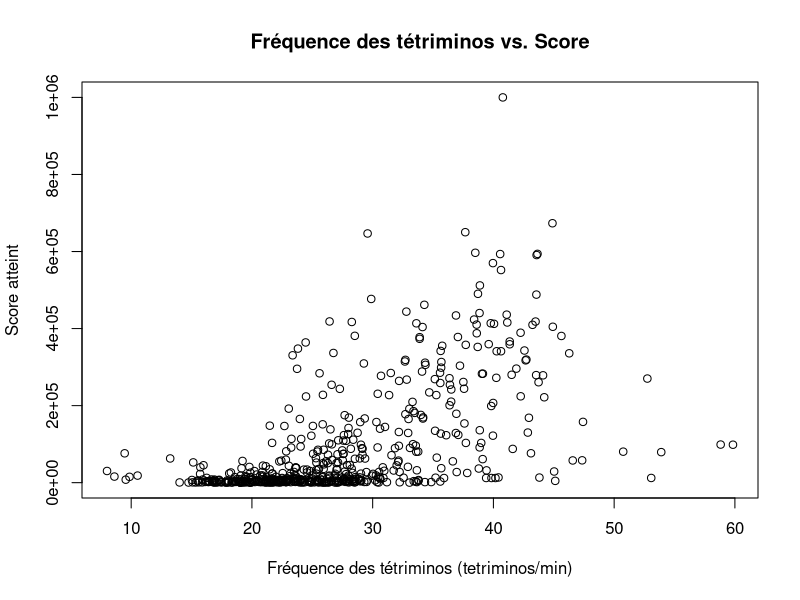

Here is the R script that generated this plot:

#
# QUESTION POSÉE AU TRAVAIL 1:
# "Y a-t-il une corrélation entre la fréquence des tétriminos et le score obtenu par le joueur?
# Jusqu’à quel point? Autrement dit : les joueurs rapides font-ils plus de points?"
#

# Charger les données
setwd("~/Git/Git_Projects/MTH2302D/");
data = read.csv(
  "donnees.csv",
  header = TRUE,
  col.names = c("observation", "joueur", "jour", "score", "niveau", "lignes", "temps", "fréquence_lignes", "tétriminos", "fréquence_tétriminos", "simples", "doubles", "triples", "tetris")
);

# Vue initiale sur la question

plot(
  x = data[, "fréquence_tétriminos"],
  y = data[, "score"],
  main = "Fréquence des tétriminos vs. Score",
  xlab = "Fréquence des tétriminos (tetriminos/min)",
  ylab = "Score atteint"
);

